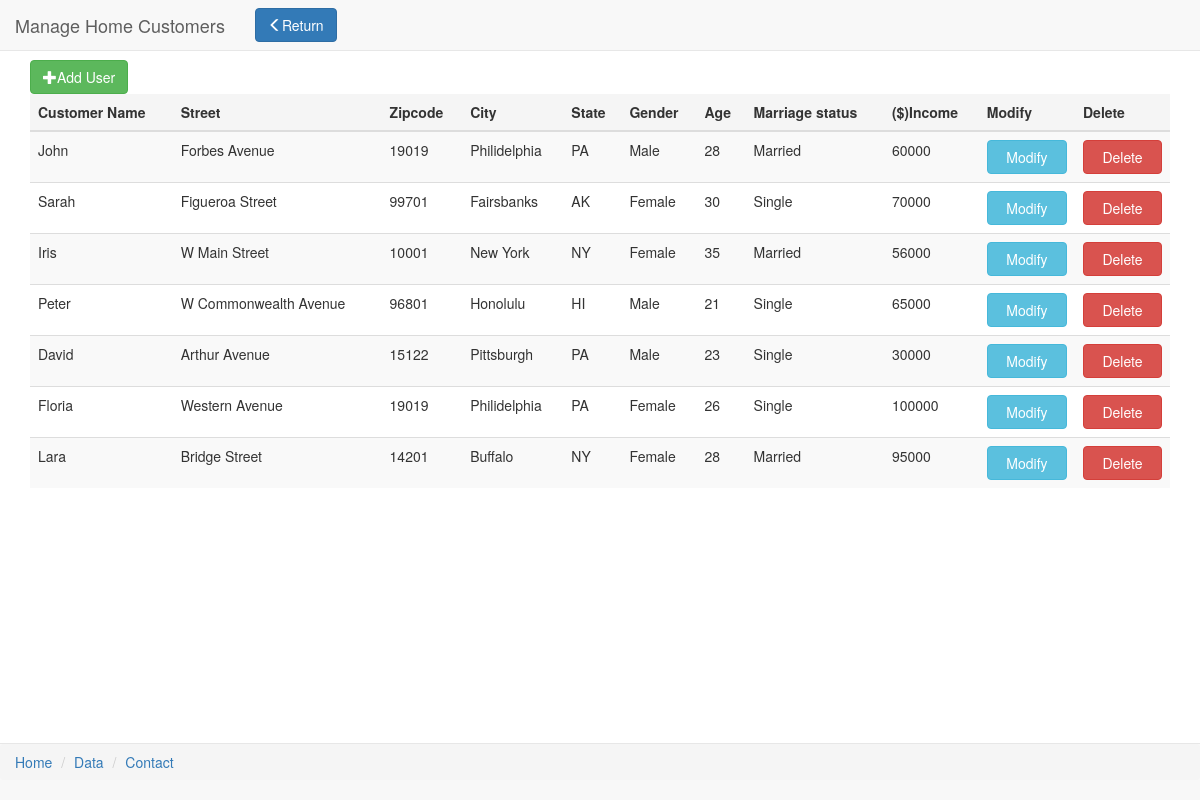
The page /ManageUsers.php on the database its author committed.
### tables this page shows
create table Home_Customer
	(Home_CustomerID	varchar(20), 
	 name				varchar(20),
	 AddressID			varchar(20), 
	 HomeID				varchar(20),
	 password			varchar(16),
	 primary key (Home_CustomerID),
	 foreign key (HomeID) references Home(HomeID)
		on delete cascade,
	 foreign key (AddressID) references Address(AddressID)
	 	on delete cascade
	);

create table Address
	(AddressID	varchar(20), 
	 street		varchar(50), 
	 zipcode    varchar(20),
	 primary key (AddressID),
	 foreign key (zipcode) references Zipcode(zipcode)
	 	on delete cascade
	);

create table Zipcode
	(zipcode	varchar(20),
	 city		varchar(50),
	 state		varchar(50),
	 primary key (zipcode)
	);

create table Home
	(HomeID				varchar(20), 
     gender				varchar(8),
	 age				varchar(6), 
	 marriage_status	varchar(20),
	 income				varchar(20),
	 primary key (HomeID)
	);

### ManageUsers.php (the view, shortened to what this page needs)
<!DOCTYPE html>
<html lang="en">
<head>
    <link rel="stylesheet" href="https://maxcdn.bootstrapcdn.com/bootstrap/3.3.7/css/bootstrap.min.css">
</head>
<body>
<nav class="navbar navbar-default navbar-fixed-top" role="navigation">
    <div class="container-fluid">
        <div class="navbar-header">
            <a class="navbar-brand" href="#">Manage Home Customers</a>
        </div>
        <form class="navbar-form navbar-left" role="search" action="Administrator.php" method="post">
            <button type="submit" class="btn btn-primary"><span class="glyphicon glyphicon-menu-left"></span>Return</button>
        </form>
    </div>
</nav>
<nav class="navbar navbar-default navbar-fixed-bottom" role="navigation">
    <ol class="breadcrumb">
        <li><a href="#">Home</a></li>
        <li><a href="http://localhost:8888/phpMyAdmin/index.php">Data</a></li>
        <li><a href="#">Contact</a></li>
    </ol>
</nav>
<?php
$query = "select HC.Home_CustomerID, HC.AddressID, HC.HomeID, HC.name, A.street, Z.city, Z.state, A.zipcode, H.gender, H.age, H.marriage_status, H.income from Home_Customer HC, Address A, Home H, Zipcode Z where HC.AddressID = A.AddressID and HC.HomeID = H.HomeID and Z.zipcode = A.zipcode ";
$conn = connectDB();
$result = mysqli_query($conn, $query);
$data_count = mysqli_num_rows($result);
echo "<div class=\"container\" style='padding-bottom: 50px; padding-top: 60px'>
<form action=\"Logup.html\" method=\"post\">
        <button type=\"submit\" class=\"btn btn-success\"><span class=\"glyphicon glyphicon-plus\"></span>Add User</button>
    </form>
        <table class=\"table table-striped table-hover\">
            <thead>
                <tr class=\"active\">
                    <th>Customer Name</th>
                    <th>Street</th>
                    <th>Zipcode</th>
                    <th>City</th>
                    <th>State</th>
                    <th>Gender</th>
                    <th>Age</th>
                    <th>Marriage status</th>
                    <th>($)Income</th>
                    <th>Modify</th>
                    <th>Delete</th>
                </tr>
            </thead>";
for ($i = 0; $i < $data_count; $i++) {
    $result_arr = mysqli_fetch_assoc($result);
    $id = $result_arr['Home_CustomerID'];
    $addressid = $result_arr['AddressID'];
    $homeid = $result_arr['HomeID'];
    $name = $result_arr['name'];
    $street = $result_arr['street'];
    $zipcode = $result_arr['zipcode'];
    $city = $result_arr['city'];
    $state = $result_arr['state'];
    $gender = $result_arr['gender'];
    $age = $result_arr['age'];
    $marriage = $result_arr['marriage_status'];
    $income = $result_arr['income'];
    echo "<tr><td>$name</td><td>$street</td><td>$zipcode</td><td>$city</td><td>$state</td><td>$gender</td><td>$age</td><td>$marriage</td><td>$income</td>
                <form action='User_Modify.php' method='post'>
                <td>
                <input type='hidden' value='$id' name='id'>
                <input type='hidden' value='$addressid' name='addressid'>
                <input type='hidden' value='$homeid' name='homeid'>
                <input type='hidden' value='$name' name='name'>
                <input type='hidden' value='$street' name='street'>
                <input type='hidden' value='$zipcode' name='zipcode'>
                <input type='hidden' value='$city' name='city'>
                <input type='hidden' value='$state' name='state'>
                <input type='hidden' value='$gender' name='gender'>
                <input type='hidden' value='$age' name='age'>
                <input type='hidden' value='$marriage' name='marriage'>
                <input type='hidden' value='$income' name='income'>
                <button type='submit' class='btn btn-info btn-block'>Modify</button>
                </form>
                <form action='User_Delete.php' method='post'>
                <td>
                <input type='hidden' value='$name' name='name'>
                <button type=\"button\" class=\"btn btn-danger btn-block\" data-toggle=\"modal\" data-target=\"#exampleModal$i\">
                Delete
                </button>
                <div class=\"modal fade\" id=\"exampleModal$i\" tabindex=\"-1\" role=\"dialog\" aria-labelledby=\"exampleModalLable\" aria-hidden=\"false\">
                                Are you sure to delete user <b><i>$name</i></b>
                </form>
                </tr>";
}
echo "</table>
    </div>";
?>
</body>
</html>

### rows shown on the page
home_customer: name "John", AddressID.street "Forbes Avenue", AddressID.zipcode "19019", zipcode.city "Philidelphia", zipcode.state "PA", HomeID.gender "Male", HomeID.age "28", HomeID.marriage_status "Married", HomeID.income "60000"
home_customer: name "Sarah", AddressID.street "Figueroa Street", AddressID.zipcode "99701", zipcode.city "Fairsbanks", zipcode.state "AK", HomeID.gender "Female", HomeID.age "30", HomeID.marriage_status "Single", HomeID.income "70000"
home_customer: name "Iris", AddressID.street "W Main Street", AddressID.zipcode "10001", zipcode.city "New York", zipcode.state "NY", HomeID.gender "Female", HomeID.age "35", HomeID.marriage_status "Married", HomeID.income "56000"
home_customer: name "Peter", AddressID.street "W Commonwealth Avenue", AddressID.zipcode "96801", zipcode.city "Honolulu", zipcode.state "HI", HomeID.gender "Male", HomeID.age "21", HomeID.marriage_status "Single", HomeID.income "65000"
home_customer: name "David", AddressID.street "Arthur Avenue", AddressID.zipcode "15122", zipcode.city "Pittsburgh", zipcode.state "PA", HomeID.gender "Male", HomeID.age "23", HomeID.marriage_status "Single", HomeID.income "30000"
home_customer: name "Floria", AddressID.street "Western Avenue", AddressID.zipcode "19019", zipcode.city "Philidelphia", zipcode.state "PA", HomeID.gender "Female", HomeID.age "26", HomeID.marriage_status "Single", HomeID.income "100000"
home_customer: name "Lara", AddressID.street "Bridge Street", AddressID.zipcode "14201", zipcode.city "Buffalo", zipcode.state "NY", HomeID.gender "Female", HomeID.age "28", HomeID.marriage_status "Married", HomeID.income "95000"
